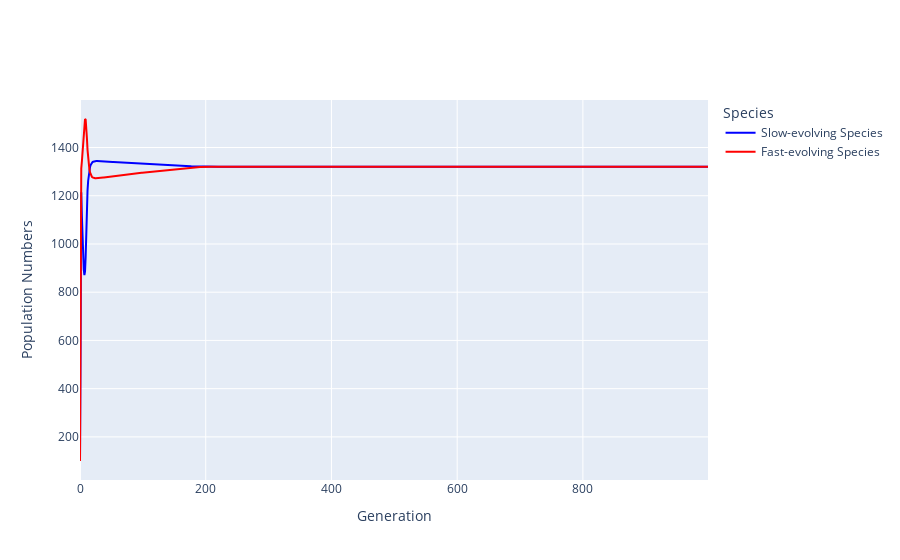
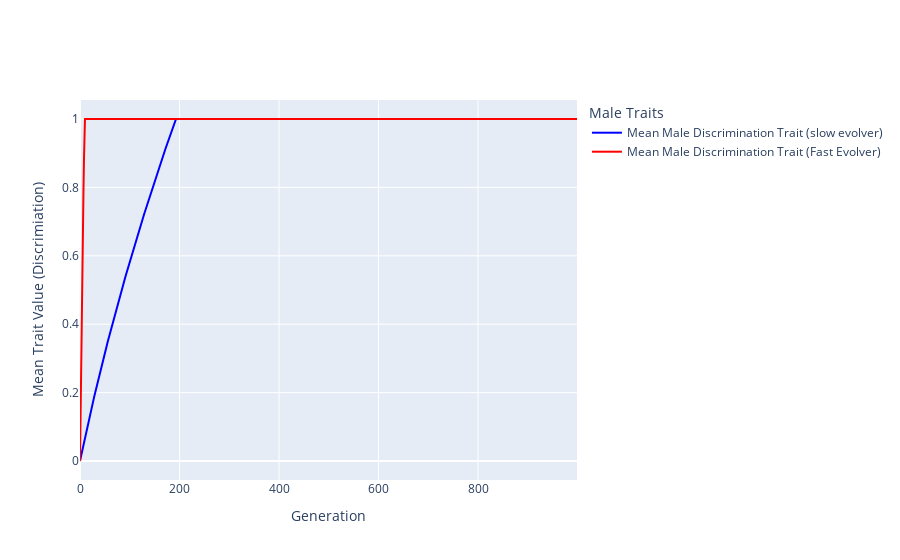
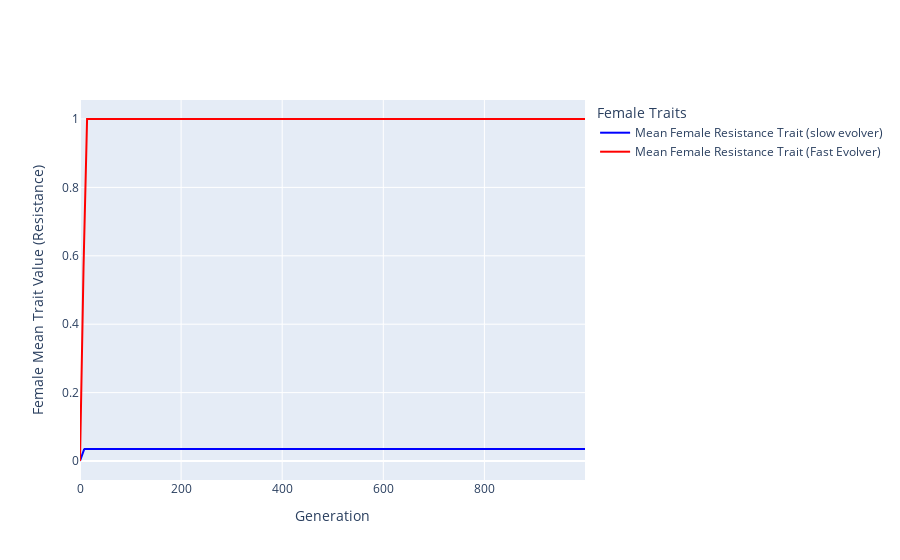

The code cell stored with these charts, in order, in its notebook:
### Code cell
outcome_instance_test = run_simulation_and_get_outcome_instance(base_parameters)
print(outcome_instance_test.final_population_species_1)
print(outcome_instance_test.final_population_species_2)


print("Outcome of simulation: ", outcome_instance_test.outcome)
outcome_instance_test.plot_population_dynamics_and_trait_evolution()
outcome_instance_test.print_outcome_stats()

### Figure 1 — Plotly figure (JSON) as saved in the notebook; plotly's stock layout.template omitted (floating-point values rounded to 4 significant figures; data arrays with more than 128 entries replaced by an {"elided": "..."} marker saying what was removed)
{"data": [{"line": {"color": "blue"}, "mode": "lines", "name": "Slow-evolving Species", "type": "scatter", "x": {"elided": "1000 int values"}, "y": {"elided": "1000 float values"}}, {"line": {"color": "red"}, "mode": "lines", "name": "Fast-evolving Species", "type": "scatter", "x": {"elided": "1000 int values"}, "y": {"elided": "1000 float values"}}], "layout": {"legend": {"title": {"text": "Species"}}, "xaxis": {"title": {"text": "Generation"}}, "yaxis": {"title": {"text": "Population Numbers"}}}}

### Figure 2 — Plotly figure (JSON) as saved in the notebook; plotly's stock layout.template omitted (floating-point values rounded to 4 significant figures; data arrays with more than 128 entries replaced by an {"elided": "..."} marker saying what was removed)
{"data": [{"line": {"color": "blue"}, "mode": "lines", "name": "Mean Male Discrimination Trait (slow evolver)", "type": "scatter", "x": {"elided": "1000 int values"}, "y": {"elided": "1000 float values"}}, {"line": {"color": "red"}, "mode": "lines", "name": "Mean Male Discrimination Trait (Fast Evolver)", "type": "scatter", "x": {"elided": "1000 int values"}, "y": {"elided": "1000 float values"}}], "layout": {"legend": {"title": {"text": "Male Traits"}}, "xaxis": {"title": {"text": "Generation"}}, "yaxis": {"title": {"text": "Mean Trait Value (Discrimiation)"}}}}

### Figure 3 — Plotly figure (JSON) as saved in the notebook; plotly's stock layout.template omitted (floating-point values rounded to 4 significant figures; data arrays with more than 128 entries replaced by an {"elided": "..."} marker saying what was removed)
{"data": [{"line": {"color": "blue"}, "mode": "lines", "name": "Mean Female Resistance Trait (slow evolver)", "type": "scatter", "x": {"elided": "1000 int values"}, "y": {"elided": "1000 float values"}}, {"line": {"color": "red"}, "mode": "lines", "name": "Mean Female Resistance Trait (Fast Evolver)", "type": "scatter", "x": {"elided": "1000 int values"}, "y": {"elided": "1000 float values"}}], "layout": {"legend": {"title": {"text": "Female Traits"}}, "xaxis": {"title": {"text": "Generation"}}, "yaxis": {"title": {"text": "Female Mean Trait Value (Resistance)"}}}}
